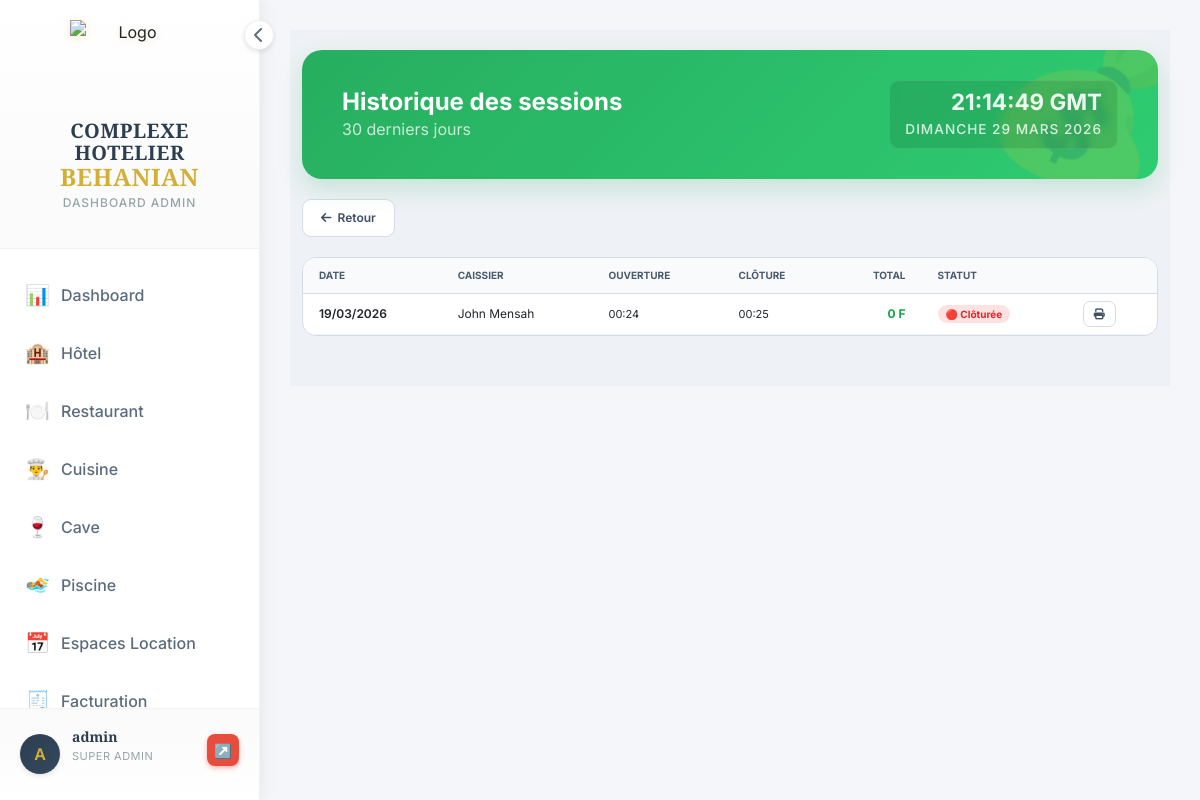
Page /caisse/historique/ (signed in) on the earlier database version.
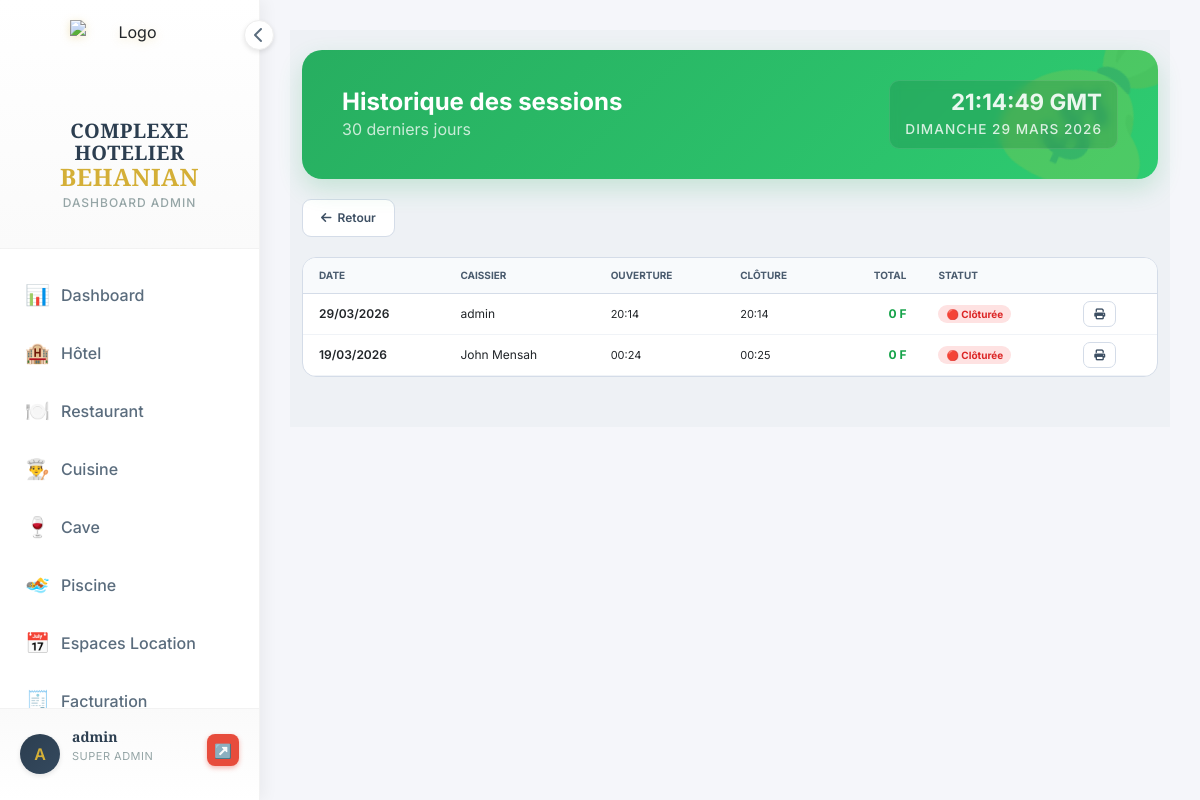
Same page on the later database version.
### caisse/models.py (models this page shows, shortened)
class CaisseSession(models.Model):
    user = models.ForeignKey(User, on_delete=models.CASCADE, related_name='caisse_sessions')
    opened_at = models.DateTimeField(default=timezone.now)
    closed_at = models.DateTimeField(null=True, blank=True)
    is_open = models.BooleanField(default=True)
    fond_caisse = models.DecimalField(max_digits=12, decimal_places=2, default=Decimal('0'))
    fond_caisse_reel = models.DecimalField(max_digits=12, decimal_places=2, default=Decimal('0'), help_text="Fond compté à la clôture")
    total_especes = models.DecimalField(max_digits=12, decimal_places=2, default=Decimal('0'))
    total_mobile  = models.DecimalField(max_digits=12, decimal_places=2, default=Decimal('0'))
    total_carte   = models.DecimalField(max_digits=12, decimal_places=2, default=Decimal('0'))
    total_virement= models.DecimalField(max_digits=12, decimal_places=2, default=Decimal('0'))
    total_general = models.DecimalField(max_digits=12, decimal_places=2, default=Decimal('0'))
    prelevement_banque = models.DecimalField(max_digits=12, decimal_places=2, default=Decimal('0'))
    notes = models.TextField(blank=True)
    class Meta:
        ordering = ['-opened_at']

### caisse/views.py (the view)
# urls.py: path('historique/', views.historique, name='historique'),
@require_manager
def historique(request):
    from datetime import timedelta
    today = timezone.now().date()
    debut = today - timedelta(days=30)
    sessions = CaisseSession.objects.filter(
        opened_at__date__gte=debut
    ).select_related('user').order_by('-opened_at')
    stats_periode = get_stats_jour.__wrapped__(debut) if hasattr(get_stats_jour, '__wrapped__') else {}
    return render(request, 'caisse/historique.html', {
        'sessions': sessions,
        'today': today,
        'debut': debut,
    })

### utils/permissions.py (called while the page is built, shortened)
def get_user_groups(user):
    return list(user.groups.values_list('name', flat=True))

def require_manager(view_func):
    @wraps(view_func)
    @login_required
    def wrapper(request, *args, **kwargs):
        groups = get_user_groups(request.user)
        if not request.user.is_superuser and GROUPE_MANAGER_GENERAL not in groups:
            messages.error(request, "Accès refusé — réservé au Manager Général.")
            return redirect('caisse:index')
        return view_func(request, *args, **kwargs)
    return wrapper

def get_accessible_modules(user):
    if user.is_superuser:
        return ['dashboard', 'hotel', 'restaurant', 'bar', 'cuisine',
                'piscine', 'boite_nuit', 'espaces', 'caisse', 'facturation',
                'parametres', 'users']

### templates/caisse/historique.html (shortened to what this page needs)
{% extends 'dashboard/base_dashboard.html' %}
{% block content %}
<div style="background:#eef1f5;padding:20px 0 50px"><div class="container-fluid">
  <div class="header-glam caisse-watermark">
    <div class="header-content">
      <h2 style="font-size:1.5rem;font-weight:700;margin:0">Historique des sessions</h2>
      <p class="mb-0 opacity-75">30 derniers jours</p>
    </div>
    <div class="header-clock"><span class="time">--:-- GMT</span><span class="date">Chargement...</span></div>
  </div>
  <div style="display:flex;gap:10px;margin-bottom:20px">
    <a href="{% url 'caisse:index' %}" style="padding:9px 18px;border-radius:9px;border:1px solid #d4dce8;background:white;color:#3d4f63;font-size:12px;font-weight:600;display:inline-flex;align-items:center;gap:6px;text-decoration:none"><i class="fas fa-arrow-left"></i> Retour</a>
  </div>
  <div style="background:white;border:1px solid #d4dce8;border-radius:14px;overflow:hidden">
    <table style="width:100%;border-collapse:collapse;font-size:12px">
      <thead><tr style="background:#f8fafc">
        <th style="padding:10px 16px;text-align:left;font-size:10px;font-weight:700;text-transform:uppercase;color:#4a5b6e;border-bottom:1px solid #d4dce8">Date</th>
        <th style="padding:10px 16px;text-align:left;font-size:10px;font-weight:700;text-transform:uppercase;color:#4a5b6e;border-bottom:1px solid #d4dce8">Caissier</th>
        <th style="padding:10px 16px;text-align:left;font-size:10px;font-weight:700;text-transform:uppercase;color:#4a5b6e;border-bottom:1px solid #d4dce8">Ouverture</th>
        <th style="padding:10px 16px;text-align:left;font-size:10px;font-weight:700;text-transform:uppercase;color:#4a5b6e;border-bottom:1px solid #d4dce8">Clôture</th>
        <th style="padding:10px 16px;text-align:right;font-size:10px;font-weight:700;text-transform:uppercase;color:#4a5b6e;border-bottom:1px solid #d4dce8">Total</th>
        <th style="padding:10px 16px;text-align:left;font-size:10px;font-weight:700;text-transform:uppercase;color:#4a5b6e;border-bottom:1px solid #d4dce8">Statut</th>
        <th style="padding:10px 16px;border-bottom:1px solid #d4dce8"></th>
      </tr></thead>
      <tbody>
      {% for s in sessions %}
      <tr style="border-bottom:1px solid #f0f3f7">
        <td style="padding:11px 16px;font-weight:600">{{ s.opened_at|date:"d/m/Y" }}</td>
        <td style="padding:11px 16px">{{ s.user.get_full_name|default:s.user.username }}</td>
        <td style="padding:11px 16px;font-size:11px">{{ s.opened_at|date:"H:i" }}</td>
        <td style="padding:11px 16px;font-size:11px">{{ s.closed_at|date:"H:i"|default:"—" }}</td>
        <td style="padding:11px 16px;text-align:right;font-weight:700;color:#16a34a">{{ s.total_general|floatformat:0 }} F</td>
        <td style="padding:11px 16px">
          {% if s.is_open %}<span style="background:#dcfce7;color:#15803d;padding:3px 8px;border-radius:20px;font-size:10px;font-weight:700">🟢 Ouverte</span>
          {% else %}<span style="background:#fee2e2;color:#dc2626;padding:3px 8px;border-radius:20px;font-size:10px;font-weight:700">🔴 Clôturée</span>{% endif %}
        </td>
        <td style="padding:11px 16px">
          <a href="{% url 'caisse:rapport_session' s.pk %}" style="padding:5px 10px;border-radius:7px;border:1px solid #d4dce8;background:white;color:#3d4f63;font-size:11px;font-weight:600;text-decoration:none" target="_blank"><i class="fas fa-print"></i></a>
        </td>
      </tr>
      {% empty %}
      <tr><td colspan="7" style="text-align:center;padding:30px;color:#7a8b9c">Aucune session sur cette période</td></tr>
      {% endfor %}
      </tbody>
    </table>
  </div>
</div></div>
{% endblock %}

Differences in the rows shown:
added CaisseSession: opened_at "29/03/2026", user.get_full_name "admin", opened_at "20:14", closed_at "20:14", total_general "0", is_open "🔴 Clôturée"
